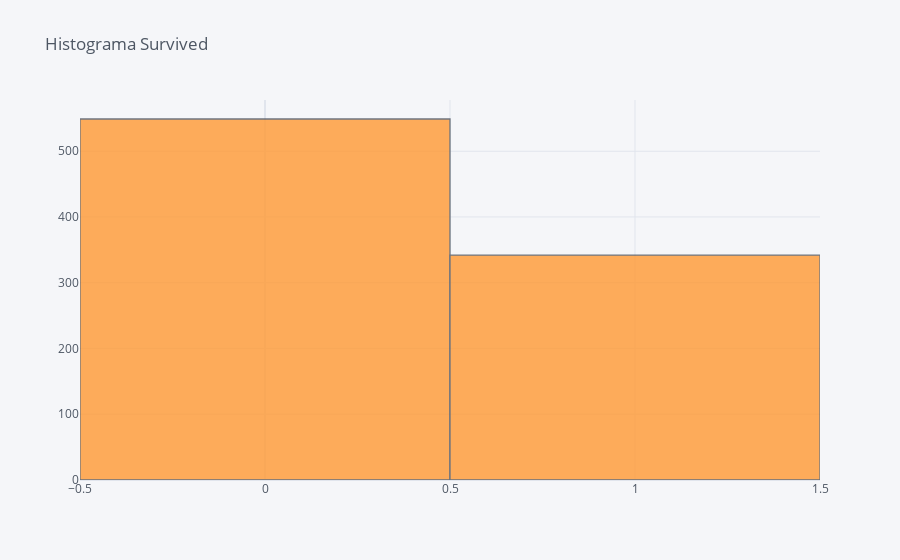
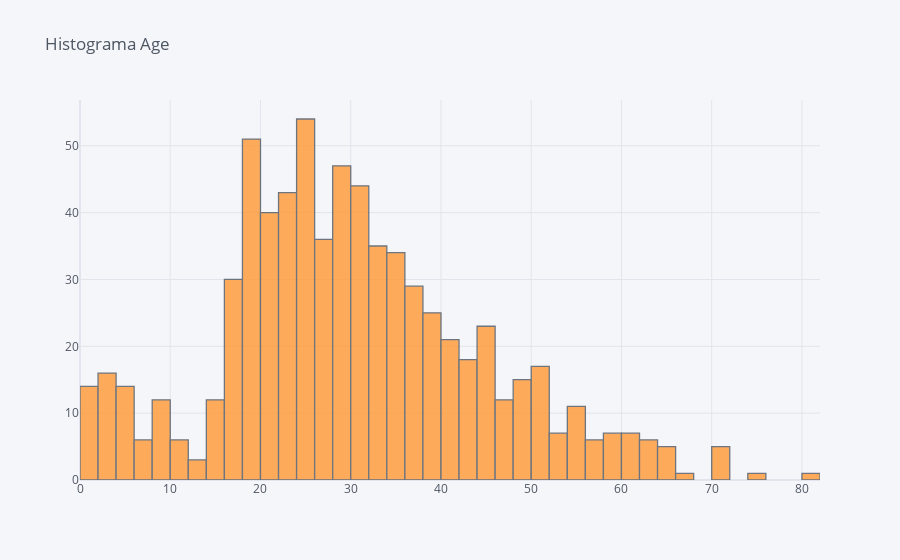
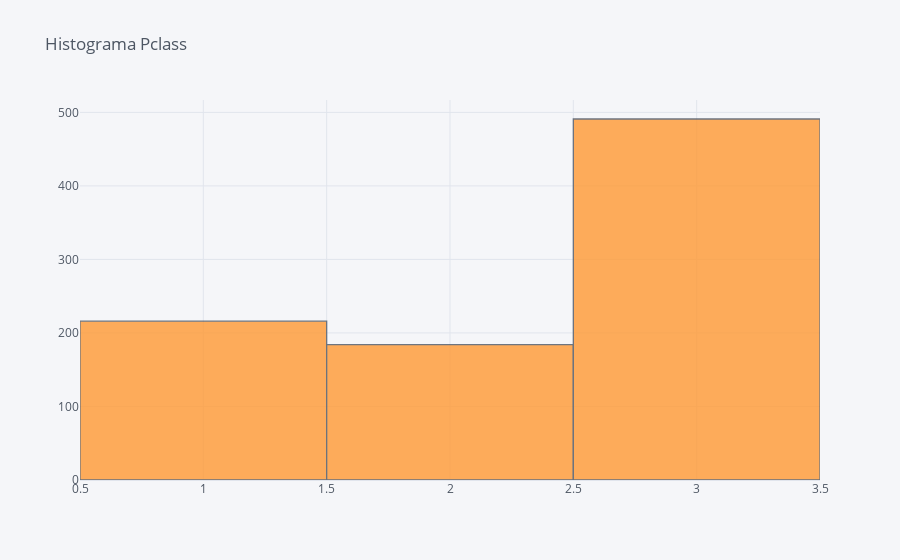
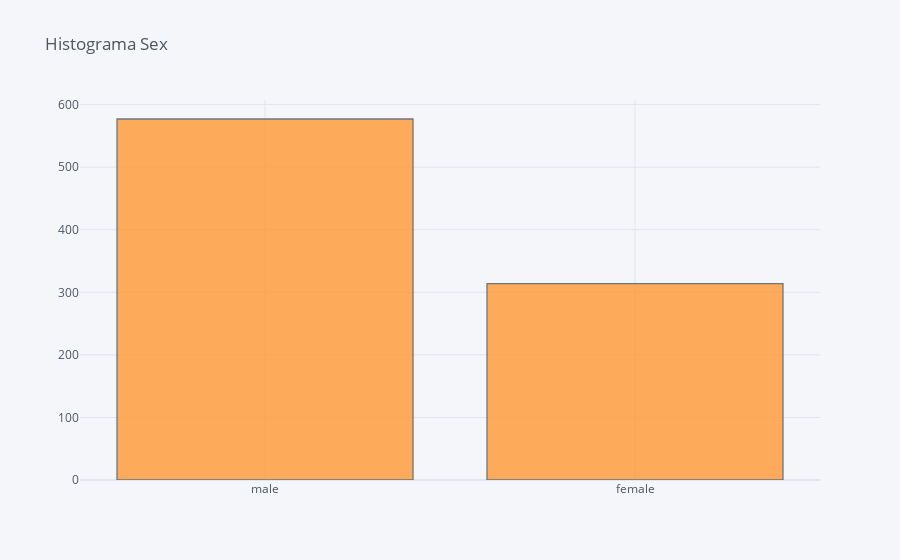

The code cell stored with these charts, in order, in its notebook:
### Markdown cell above
#####  Visualizando Histogramas

### Code cell
cols_to_hist = ['Survived', 'Age', 'Pclass','Sex', 'SibSp','Parch', 'Embarked']
for col in cols_to_hist:
    train[col].iplot(kind='hist',
         title='Histograma '+ col)

### Figure 1 — Plotly figure (JSON) as saved in the notebook; plotly's stock layout.template omitted (floating-point values rounded to 4 significant figures; data arrays with more than 128 entries replaced by an {"elided": "..."} marker saying what was removed)
{"data": [{"histfunc": "count", "histnorm": "", "marker": {"color": "rgba(255, 153, 51, 1.0)", "line": {"color": "#4D5663", "width": 1.3}}, "name": "Survived", "opacity": 0.8, "orientation": "v", "type": "histogram", "x": {"elided": "891 int values"}}], "layout": {"barmode": "overlay", "legend": {"bgcolor": "#F5F6F9", "font": {"color": "#4D5663"}}, "paper_bgcolor": "#F5F6F9", "plot_bgcolor": "#F5F6F9", "title": {"font": {"color": "#4D5663"}, "text": "Histograma Survived"}, "xaxis": {"gridcolor": "#E1E5ED", "showgrid": true, "tickfont": {"color": "#4D5663"}, "title": {"font": {"color": "#4D5663"}, "text": ""}, "zerolinecolor": "#E1E5ED"}, "yaxis": {"gridcolor": "#E1E5ED", "showgrid": true, "tickfont": {"color": "#4D5663"}, "title": {"font": {"color": "#4D5663"}, "text": ""}, "zerolinecolor": "#E1E5ED"}}}

### Figure 2 — Plotly figure (JSON) as saved in the notebook; plotly's stock layout.template omitted (floating-point values rounded to 4 significant figures; data arrays with more than 128 entries replaced by an {"elided": "..."} marker saying what was removed)
{"data": [{"histfunc": "count", "histnorm": "", "marker": {"color": "rgba(255, 153, 51, 1.0)", "line": {"color": "#4D5663", "width": 1.3}}, "name": "Age", "opacity": 0.8, "orientation": "v", "type": "histogram", "x": {"elided": "891 float values"}}], "layout": {"barmode": "overlay", "legend": {"bgcolor": "#F5F6F9", "font": {"color": "#4D5663"}}, "paper_bgcolor": "#F5F6F9", "plot_bgcolor": "#F5F6F9", "title": {"font": {"color": "#4D5663"}, "text": "Histograma Age"}, "xaxis": {"gridcolor": "#E1E5ED", "showgrid": true, "tickfont": {"color": "#4D5663"}, "title": {"font": {"color": "#4D5663"}, "text": ""}, "zerolinecolor": "#E1E5ED"}, "yaxis": {"gridcolor": "#E1E5ED", "showgrid": true, "tickfont": {"color": "#4D5663"}, "title": {"font": {"color": "#4D5663"}, "text": ""}, "zerolinecolor": "#E1E5ED"}}}

### Figure 3 — Plotly figure (JSON) as saved in the notebook; plotly's stock layout.template omitted (floating-point values rounded to 4 significant figures; data arrays with more than 128 entries replaced by an {"elided": "..."} marker saying what was removed)
{"data": [{"histfunc": "count", "histnorm": "", "marker": {"color": "rgba(255, 153, 51, 1.0)", "line": {"color": "#4D5663", "width": 1.3}}, "name": "Pclass", "opacity": 0.8, "orientation": "v", "type": "histogram", "x": {"elided": "891 int values"}}], "layout": {"barmode": "overlay", "legend": {"bgcolor": "#F5F6F9", "font": {"color": "#4D5663"}}, "paper_bgcolor": "#F5F6F9", "plot_bgcolor": "#F5F6F9", "title": {"font": {"color": "#4D5663"}, "text": "Histograma Pclass"}, "xaxis": {"gridcolor": "#E1E5ED", "showgrid": true, "tickfont": {"color": "#4D5663"}, "title": {"font": {"color": "#4D5663"}, "text": ""}, "zerolinecolor": "#E1E5ED"}, "yaxis": {"gridcolor": "#E1E5ED", "showgrid": true, "tickfont": {"color": "#4D5663"}, "title": {"font": {"color": "#4D5663"}, "text": ""}, "zerolinecolor": "#E1E5ED"}}}

### Figure 4 — Plotly figure (JSON) as saved in the notebook; plotly's stock layout.template omitted (floating-point values rounded to 4 significant figures; data arrays with more than 128 entries replaced by an {"elided": "..."} marker saying what was removed)
{"data": [{"histfunc": "count", "histnorm": "", "marker": {"color": "rgba(255, 153, 51, 1.0)", "line": {"color": "#4D5663", "width": 1.3}}, "name": "Sex", "opacity": 0.8, "orientation": "v", "type": "histogram", "x": {"elided": "891 str values"}}], "layout": {"barmode": "overlay", "legend": {"bgcolor": "#F5F6F9", "font": {"color": "#4D5663"}}, "paper_bgcolor": "#F5F6F9", "plot_bgcolor": "#F5F6F9", "title": {"font": {"color": "#4D5663"}, "text": "Histograma Sex"}, "xaxis": {"gridcolor": "#E1E5ED", "showgrid": true, "tickfont": {"color": "#4D5663"}, "title": {"font": {"color": "#4D5663"}, "text": ""}, "zerolinecolor": "#E1E5ED"}, "yaxis": {"gridcolor": "#E1E5ED", "showgrid": true, "tickfont": {"color": "#4D5663"}, "title": {"font": {"color": "#4D5663"}, "text": ""}, "zerolinecolor": "#E1E5ED"}}}
